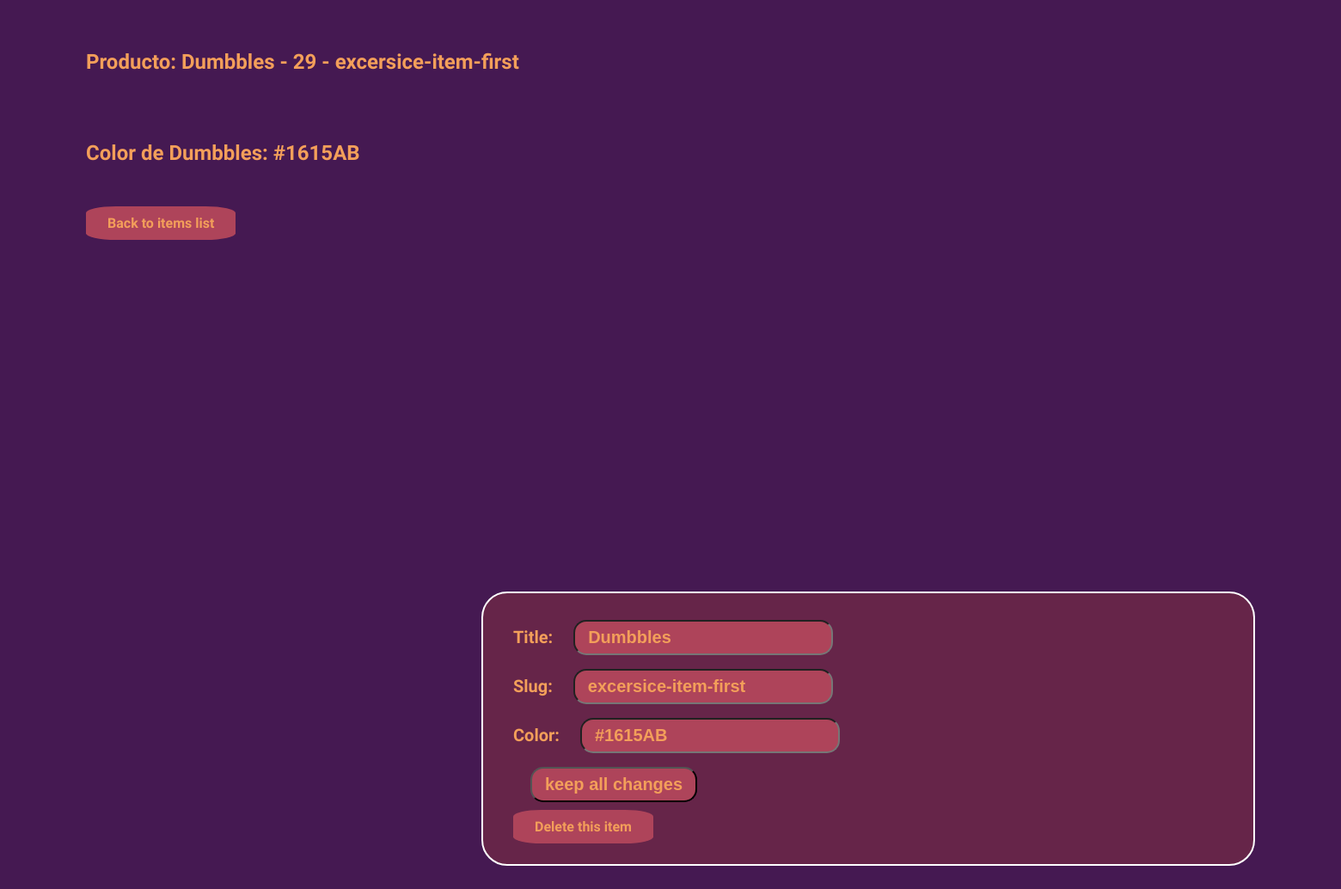
The app's page /update/excersice-item-first/ (signed in) with its own data.
### model_products/models.py (models this page shows, shortened)
class Product(models.Model):
    user = models.ForeignKey(User, blank=True, null=True, on_delete=models.SET_NULL)
    title = models.CharField(max_length=60)
    slug = models.SlugField(unique=True)
    color = ColorField(default='#FF0000')
    created = models.DateTimeField(auto_now_add=True)
    def get_delete_url(self):
        return f'/update/{self.slug}/delete/'

### model_products/views.py (the view, shortened to what this page needs)
# urls.py: path('update/<slug:slug>/',UpdateProduct.as_view()),
class UpdateProduct(UpdateView):
    form_class = SecModelForm
    template_name = 'pages/detail.html'
    def get_queryset(self):
        return Product.objects.filter(user=self.request.user)

### model_products/forms.py
class SecModelForm(forms.ModelForm):
    class Meta:
        model = Product
        fields = [
            'title',
            'slug',
            'color'
        ]

### model_products/templates/pages/detail.html (shortened to what this page needs)
{% load static %}
<!DOCTYPE html>
<html lang="en">
<head>
</head>
<body>
    <div class='container'>
        <br><br>
        <h2>Producto: {{object.title}} - {{object.id}} - {{object.slug}} </h2>
        <br><br>
        <h2>Color de {{object.title}}: {{object.color}}</h2>
        <br><br>
        <a href='/my-products/'>Back to items list</a>
        <br><br>
    </div>
    <nav>
    {% if form %}
        {% include 'pages/forms.html' with form=form delete_url=object.get_delete_url  %}
    {% endif %}
    </nav>
</body>
</html>

### model_products/templates/pages/forms.html (shortened to what this page needs)
{% load static %}
<!DOCTYPE html>
<html lang="en">
<head>
</head>
<body>
    <form method="POST" action='.'>
        {{ form.as_p }}
        <input type='submit' value='keep all changes'><br><br>
        {% if delete_url %}
            <a href='{{delete_url}}'>Delete this item</a> <br><br>
        {% endif %}
    </form>
</body>
</html>

### model_products/templates/pages/detail.html (style rules this page uses)
*,*:before,*:after { box-sizing: border-box; }
body,html { height: 100%; }
.container { margin: 0 100px; }
a { text-decoration: none; background-color: rgb(174, 68, 90); color: rgb(243, 159, 90); font-weight: bold; border-radius: 20%; padding: 10px 25px; }

### records on screen
Product: title "Dumbbles", id "29", slug "excersice-item-first", color "#1615AB"
